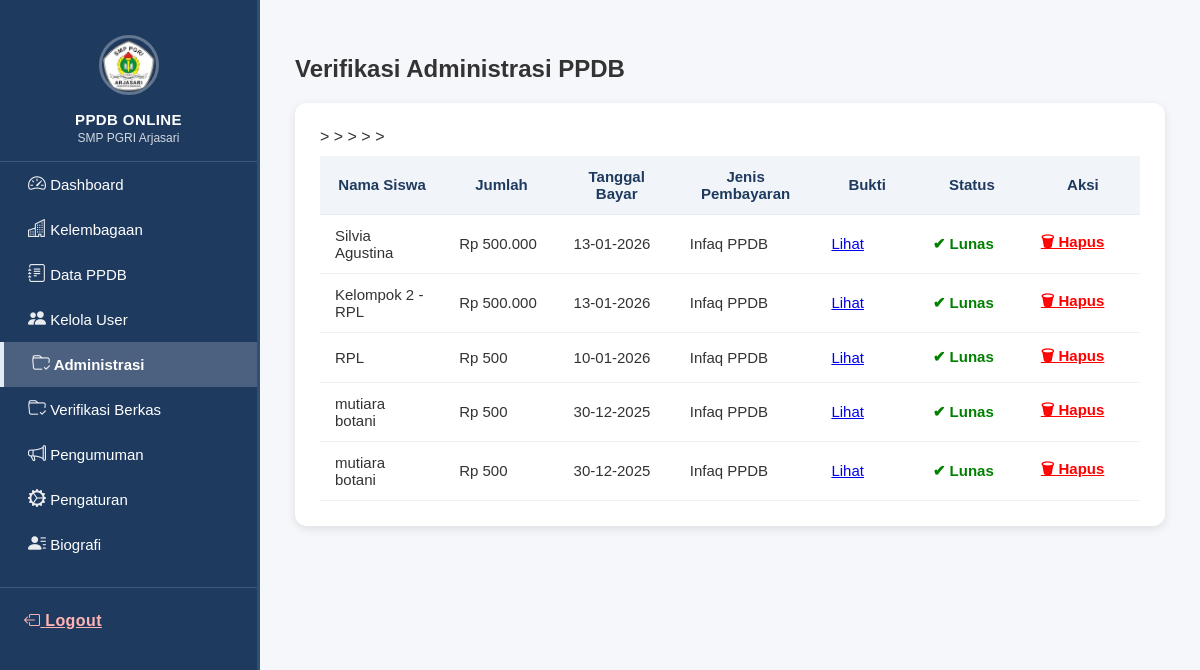
The page /dashboard/administrasi (signed in) on the database its author committed.
### tables this page shows
CREATE TABLE `pembayaran` (
  `id_pembayaran` int NOT NULL,
  `id_pendaftar` int NOT NULL,
  `tanggal_bayar` datetime DEFAULT CURRENT_TIMESTAMP,
  `jumlah` int NOT NULL,
  `bukti_transfer` varchar(255) NOT NULL,
  `status_bayar` enum('menunggu','lunas') DEFAULT 'menunggu'
);

CREATE TABLE `pendaftar` (
  `id_pendaftar` int NOT NULL,
  `id_pengguna` int DEFAULT NULL,
  `nik` varchar(16) DEFAULT NULL,
  `nisn` varchar(10) DEFAULT NULL,
  `nama_lengkap` varchar(100) DEFAULT NULL,
  `jenis_kelamin` enum('Laki-laki','Perempuan') DEFAULT NULL,
  `tempat_lahir` varchar(50) DEFAULT NULL,
  `tanggal_lahir` date DEFAULT NULL,
  `agama` enum('Islam','Kristen','Katolik','Hindu','Budha','Konghucu','Lainnya') DEFAULT NULL,
  `alamat` text,
  `status_tinggal` enum('bersama_ortu','wali','kost','asrama','lainnya') DEFAULT 'bersama_ortu',
  `asal_sekolah` varchar(100) DEFAULT NULL,
  `anak_ke` int DEFAULT NULL,
  `jumlah_saudara` int DEFAULT NULL,
  `status_anak` enum('kandung','tiri','angkat') NOT NULL,
  `yatim_status` enum('bukan','yatim','piatu','yatim_piatu') DEFAULT 'bukan',
  `bahasa_rumah` varchar(100) DEFAULT NULL,
  `tinggi_badan` int DEFAULT NULL,
  `berat_badan` int DEFAULT NULL,
  `penyakit` text,
  `tahun_lulus` year DEFAULT NULL,
  `nomor_hp` varchar(20) DEFAULT NULL,
  `email` varchar(100) DEFAULT NULL,
  `tanggal_daftar` timestamp NULL DEFAULT CURRENT_TIMESTAMP,
  `status_data` enum('belum_lengkap','lengkap','terverifikasi') DEFAULT 'belum_lengkap'
);

### app/controllers/DashboardController.php (called while the page is built, shortened)
<?php
require_once __DIR__ . '/../models/Payment.php';
class DashboardController {
    public function administrasi() {
        $payment = new Payment;
        $list    = $payment->getAllPayments();
        require __DIR__ . '/../views/admin/layout_admin.php';
    }
}

### core/Router.php (called while the page is built, shortened)
<?php
class Router {
    private $routes = [];
    public function get($uri, $action){
        $this->routes['GET'][$uri] = $action;
    }
    public function post($uri, $action){
        $this->routes['POST'][$uri] = $action;
    }
    public function run(){
        $uri = parse_url($_SERVER['REQUEST_URI'], PHP_URL_PATH);
        $method = $_SERVER['REQUEST_METHOD'];
        $route = $this->routes[$method][$uri] ?? null;
        list($controller, $method) = explode('@', $route);
        $object = new $controller;
        return $object->$method();
    }
}

### index.php (called while the page is built, shortened)
<?php
require_once __DIR__ . "/core/Config.php";
require_once __DIR__ . "/core/Router.php";
$router = new Router();
$router->get('/', 'AuthController@homepage');
$router->get('/login', 'AuthController@login');
$router->post('/login', 'AuthController@processLogin');
$router->get('/register', 'AuthController@register');
$router->post('/register/process', 'AuthController@processRegister');
$router->get('/dashboard', 'DashboardController@index');
$router->get('/dashboard/kelembagaan', 'DashboardController@kelembagaan');
$router->get('/dashboard/data_ppdb', 'DashboardController@dataPPDB');
$router->get('/dashboard/users', 'DashboardController@users');
$router->get('/dashboard/user/create', 'DashboardController@createUser');
$router->post('/dashboard/user/store', 'DashboardController@storeUser');
$router->get('/admin/dashboard', 'DashboardController@index');
$router->get('/siswa/dashboard', 'DashboardController@index');
$router->get('/dashboard/pembayaran/hapus', 'DashboardController@hapusPembayaran');
$router->get('/dashboard/hapusPembayaran', 'DashboardController@hapusPembayaran');
$router->get('/dashboard/user/edit', 'DashboardController@editUser');
$router->post('/dashboard/user/update', 'DashboardController@updateUser');
$router->post('/dashboard/updateUser', 'DashboardController@updateUser');
$router->get('/dashboard/user/delete', 'DashboardController@deleteUser');
$router->get('/dashboard/pengaturan', 'DashboardController@pengaturan');
$router->get('/dashboard/administrasi', 'DashboardController@administrasi');
$router->get('/dashboard/verifikasibayar', 'DashboardController@verifikasibayar');
$router->get('/dashboard/verifikasiBerkas', 'DashboardController@verifikasiBerkas');
$router->get('/dashboard/validBerkas', 'DashboardController@validBerkas');
$router->get('/dashboard/invalidBerkas', 'DashboardController@invalidBerkas');
$router->get('/dashboard/biografi', 'DashboardController@biografi');
$router->get('/admin/ppdb', 'DashboardController@index');
$router->get('/admin/ppdb/detail', 'DashboardController@detail');
$router->get('/admin/ppdb/edit', 'DashboardController@edit');
$router->post('/admin/ppdb/update', 'DashboardController@update');
$router->get('/admin/ppdb/delete', 'DashboardController@delete');
$router->get('/admin/ppdb/cetak', 'DashboardController@cetakPPDB');
$router->get('/dashboard/pengumuman', 'DashboardController@pengumuman');
$router->get('/siswa/formulir', 'FormulirController@index');
$router->post('/siswa/formulir/simpan', 'FormulirController@simpan');
$router->get('/siswa/formulir/cetak', 'FormulirController@cetak');
$router->get("/siswa/berkas_pendaftar", "BerkasController@index");
$router->post("/siswa/berkas/upload", "BerkasController@upload");
$router->get('/siswa/pembayaran', 'PembayaranController@index');
$router->post('/siswa/pembayaran/upload', 'PembayaranController@upload');
$router->get("/siswa/pengumuman", "PengumumanController@index");
$router->get('/forgot', 'AuthController@forgot');
$router->post('/forgot', 'AuthController@processForgot');
$router->get('/reset', 'AuthController@resetForm');
$router->post('/reset', 'AuthController@processReset');
$router->get('/logout', 'LogoutController@index');
$router->run();

### core/Config.php (called while the page is built, shortened)
<?php
class Config {
    private static $env = null;
    private static function loadEnv(){
        if(self::$env !== null){
            return;
        }
        self::$env = [];
        $path = __DIR__ . '/../.env';
        $file = file($path);
        foreach($file as $line){
            $line = trim($line);
            if(!$line || $line[0] == '#') continue;
            list($name, $value) = explode('=', $line, 2);
            $name  = trim($name);
            $value = trim($value);
            self::$env[$name] = $value;
        }
    }
    public static function env($key){
        return self::$env[$key] ?? null;
    }
    public static function base_url(){
        return self::env('BASE_URL');
    }
}

### core/Database.php (called while the page is built, shortened)
<?php
require_once __DIR__ . '/Config.php';
class Database {
    public function __construct() {
        $host = Config::env('DB_HOST');
        $user = Config::env('DB_USER');
        $pass = Config::env('DB_PASS');
        $name = Config::env('DB_NAME');
        $this->conn = new mysqli($host, $user, $pass, $name);
    }
}

### app/models/Payment.php (called while the page is built, shortened)
<?php
require_once __DIR__ . "/../../core/Database.php";
class Payment extends Database
{
    public function getAllPayments()
    {
        $sql = "
            SELECT
                pb.id_pembayaran,
                pb.id_pendaftar,
                pb.tanggal_bayar,
                pb.jumlah,
                pb.bukti_transfer,
                pb.status_bayar,
                pd.nama_lengkap
            FROM pembayaran pb
            LEFT JOIN pendaftar pd
                ON pd.id_pendaftar = pb.id_pendaftar
            ORDER BY pb.tanggal_bayar DESC
        ";
        $result = $this->conn->query($sql);
        return $result->fetch_all(MYSQLI_ASSOC);
    }
        }

### app/views/admin/administrasi.php (the view, shortened to what this page needs)
<h2>Verifikasi Administrasi PPDB</h2>
<div class="pengaturan-wrapper">
<table class="pengaturan-table">
<thead>
<tr>
    <th>Nama Siswa</th>
    <th>Jumlah</th>
    <th>Tanggal Bayar</th>
    <th>Jenis Pembayaran</th>
    <th>Bukti</th>
    <th>Status</th>
    <th>Aksi</th>
</tr>
</thead>
<tbody>
<?php if (!empty($list)): ?>
<?php foreach ($list as $row): ?>
<tr>
    <td><?= htmlspecialchars($row["nama_lengkap"] ?? "-") ?></td>
    <td>Rp <?= number_format($row["jumlah"], 0, ",", ".") ?></td>
    <td><?= date("d-m-Y", strtotime($row["tanggal_bayar"])) ?></td>
    <td>Infaq PPDB</td>
    <td>
        <?php if (!empty($row["bukti_transfer"])): ?>
            <a href="<?= $base ?>/public/uploads/pembayaran/<?= $row["bukti_transfer"] ?>" target="_blank">
                Lihat
            </a>
        <?php else: ?>
            -
        <?php endif; ?>
    </td>
    <td>
        <?php if ($row["status_bayar"] === "lunas"): ?>
            <span style="color:green;font-weight:bold;">✔ Lunas</span>
        <?php elseif ($row["status_bayar"] === "ditolak"): ?>
            <span style="color:red;font-weight:bold;">✖ Ditolak</span>
        <?php else: ?>
            <span style="color:orange;font-weight:bold;">⏳ Menunggu</span>
        <?php endif; ?>
    </td>
    <td>
        <a href="<?= $base ?>/dashboard/pembayaran/hapus?id=<?= $row['id_pembayaran'] ?>"
           onclick="return confirm('Yakin HAPUS pembayaran ini? Data tidak bisa dikembalikan!')"
           style="color:red;font-weight:bold;margin-right:8px;">
           🗑 Hapus
        </a>
    </td>
</tr>
<?php endforeach; ?>
<?php else: ?>
<tr>
    <td colspan="7" style="text-align:center;">Belum ada data pembayaran</td>
</tr>
<?php endif; ?>
</tbody>
</table>
</div>

### public/assets/css/admin.css (style rules this page uses)
body { margin: 0; font-family: Poppins, sans-serif; background: #f5f7fa; color: #333; }
* { box-sizing: border-box; }
.form-table, .pengaturan-table { width:100%; border-collapse:collapse; margin-top:10px; }
.form-table th, .pengaturan-table th { width:220px; padding:12px 15px; background:#f1f5f9; color:#1f3a5f; font-weight:700; border-bottom:1px solid #e6edf5; font-size:15px; }
.form-table td, .pengaturan-table td { padding:12px 15px; background:white; border-bottom:1px solid #eef2f7; font-size:15px; }
.pengaturan-wrapper { background:white; padding:25px; border-radius:12px; box-shadow:0 3px 10px rgba(0,0,0,.1); margin-top:20px; }

### rows shown on the page
pembayaran: id_pendaftar.nama_lengkap "Silvia Agustina", jumlah "500.000", tanggal_bayar "13-01-2026", status_bayar "✔ Lunas"
pembayaran: id_pendaftar.nama_lengkap "Kelompok 2 - RPL", jumlah "500.000", tanggal_bayar "13-01-2026", status_bayar "✔ Lunas"
pembayaran: id_pendaftar.nama_lengkap "RPL", jumlah "500", tanggal_bayar "10-01-2026", status_bayar "✔ Lunas"
pembayaran: id_pendaftar.nama_lengkap "mutiara botani", jumlah "500", tanggal_bayar "30-12-2025", status_bayar "✔ Lunas"
pembayaran: id_pendaftar.nama_lengkap "mutiara botani", jumlah "500", tanggal_bayar "30-12-2025", status_bayar "✔ Lunas"
